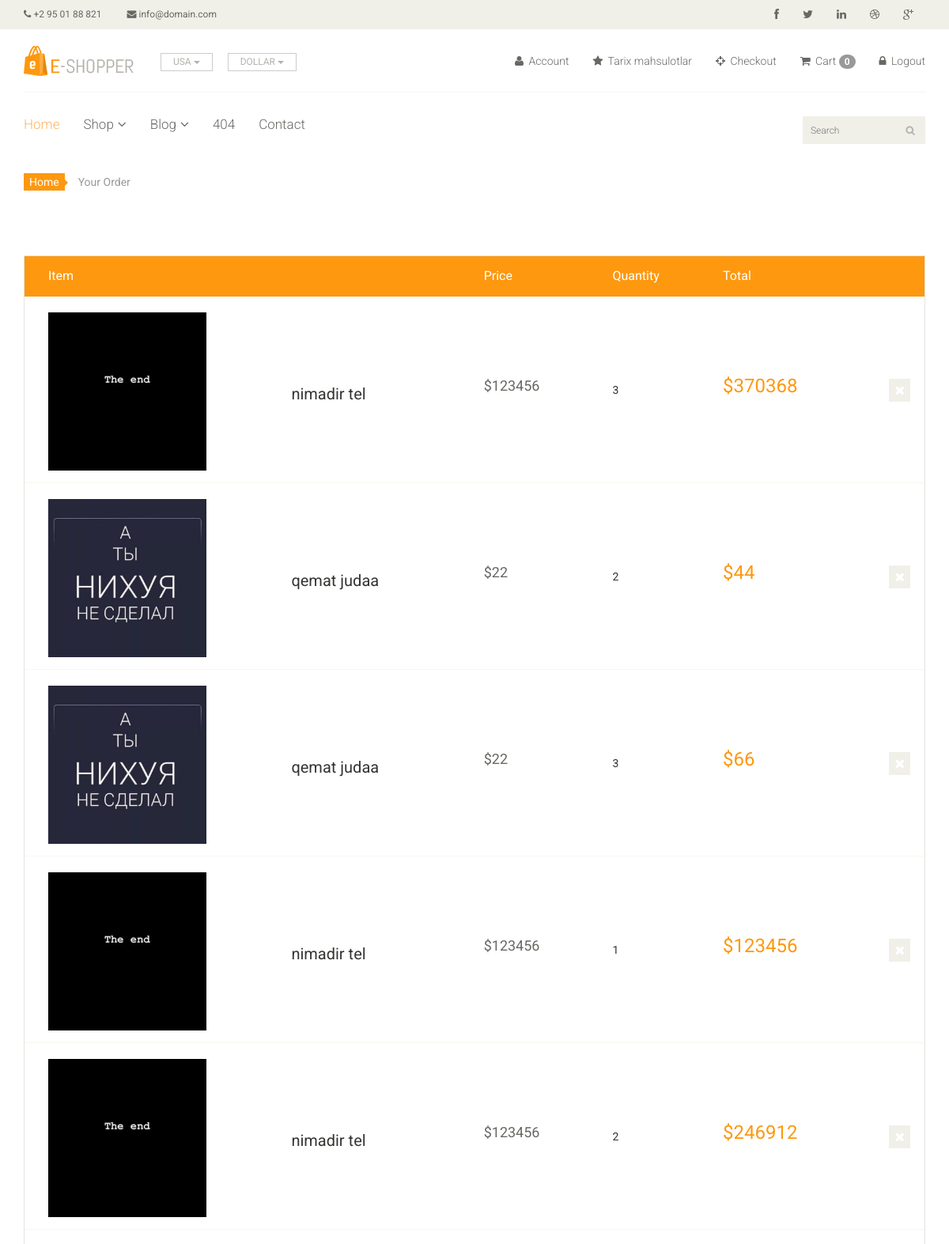
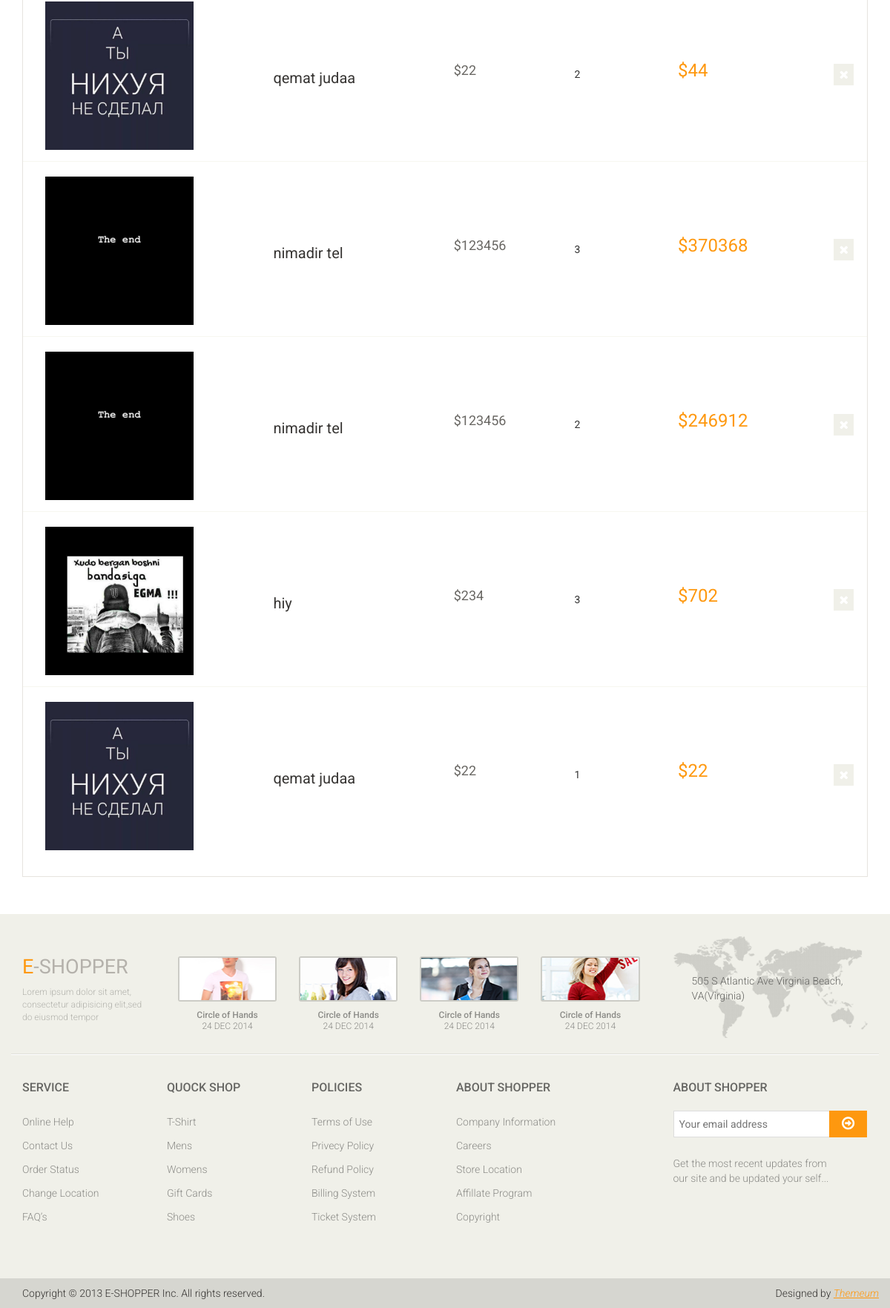
/order/ (signed in), run on the app's committed database (2 pictures, top to bottom).
### app/models.py (models this page shows, shortened)
class Order(models.Model):
    image = models.ImageField(upload_to='ecommerce/order/image')
    product = models.CharField(max_length=1000, default='')
    user = models.ForeignKey(User, on_delete=models.CASCADE)
    price = models.IntegerField()
    quantity = models.CharField(max_length=5)
    total = models.CharField(max_length=1000, default='')
    address = models.TextField()
    phone = models.CharField(max_length=20)
    pincode = models.CharField(max_length=10)
    data = models.DateField(default=datetime.datetime.today)

### app/views.py (the view)
# urls.py: path('order/', views.Your_Order, name='order'),
def Your_Order(request):
    uid = request.session.get('_auth_user_id')
    user = User.objects.get(pk=uid)
    order = Order.objects.filter(user=user)
    context = {
        'order': order
    }
    return render(request, 'order.html', context)

### templates/order.html
{% extends 'master.html'%}
{% block body %}
<section id="cart_items">
    <div class="container">
        <div class="breadcrumbs">
            <ol class="breadcrumb">
                <li><a href="#">Home</a></li>
                <li class="active">Your Order</li>
            </ol>
        </div>
        <div class="table-responsive cart_info">
            <table class="table table-condensed">
                <thead>
                <tr class="cart_menu">
                    <td class="image">Item</td>
                    <td class="description"></td>
                    <td class="price">Price</td>
                    <td class="quantity">Quantity</td>
                    <td class="total">Total</td>
                    <td></td>
                </tr>
                </thead>
                <tbody>
                {% for i in order %}
                <tr>
                    <td class="cart_product">
                        <a href=""><img src="{{i.image}}" height="200px" alt=""></a>
                    </td>
                    <td class="cart_description">
                        <h4><a href="">{{i.product}}</a></h4>
                    </td>
                    <td class="cart_price">
                        <p>${{i.price}}</p>
                    </td>
                    <td class="cart_price">
                        <div class="cart_quantity_button">
                            {{i.quantity}}
                        </div>
                    </td>
                    <td class="cart_total">
                        <p class="cart_total_price">${{i.total}}</p>
                    </td>
                    <td class="cart_delete">
                        <a class="cart_quantity_delete" href=""><i class="fa fa-times"></i></a>
                    </td>
                </tr>
                {% endfor %}
                </tbody>
            </table>
        </div>
    </div>
</section>
{% endblock %}

### static/css/main.css (style rules this page uses)
body { font-family: 'Roboto', sans-serif; background:; position: relative; font-weight:400px; }
a { -webkit-transition: 300ms; -moz-transition: 300ms; -o-transition: 300ms; transition: 300ms; }
h1, h2, h3, h4, h5, h6 { font-family: 'Roboto', sans-serif; }
.breadcrumbs { position: relative; }
.breadcrumbs .breadcrumb { background:transparent; margin-bottom: 75px; padding-left: 0; }
.breadcrumbs .breadcrumb li a { background:#FE980F; color: #FFFFFF; padding: 3px 7px; }
.breadcrumbs .breadcrumb li a:after { content:""; height:auto; width: auto; border-width: 8px; border-style: solid; border-color:transparent transparent transparent #FE980F; position: absolute; top: 11px; left:48px; }
.breadcrumbs .breadcrumb > li + li:before { content: " "; }
#cart_items .cart_info { border: 1px solid #E6E4DF; margin-bottom: 50px }
#cart_items .cart_info .cart_menu { background: #FE980F; color: #fff; font-size: 16px; font-family: 'Roboto', sans-serif; font-weight: normal; }
#cart_items .cart_info .table.table-condensed thead tr { height: 51px; }
#cart_items .cart_info .table.table-condensed tr { border-bottom: 1px solid#F7F7F0 }
#cart_items .cart_info .table.table-condensed tr:last-child { border-bottom: 0 }
.cart_info table tr td { border-top: 0 none; vertical-align: inherit; }
#cart_items .cart_info .image { padding-left: 30px; }
#cart_items .cart_info .cart_description h4 { margin-bottom: 0 }
#cart_items .cart_info .cart_description h4 a { color: #363432; font-family: 'Roboto',sans-serif; font-size: 20px; font-weight: normal; }
#cart_items .cart_info .cart_price p { color:#696763; font-size: 18px }
#cart_items .cart_info .cart_total_price { color: #FE980F; font-size: 24px; }
.cart_product { display: block; margin: 15px -70px 10px 25px; }
.cart_delete { display: block; margin-right: -12px; overflow: hidden; }
.cart_delete a { background:#F0F0E9; color: #FFFFFF; padding: 5px 7px; font-size: 16px }

### data on the page
Order: image (picture), product "nimadir tel", price "123456", quantity "3", total "370368"
Order: image (picture), product "qemat judaa", price "22", quantity "2", total "44"
Order: image (picture), product "qemat judaa", price "22", quantity "3", total "66"
Order: image (picture), product "nimadir tel", price "123456", quantity "1", total "123456"
Order: image (picture), product "nimadir tel", price "123456", quantity "2", total "246912"
Order: image (picture), product "qemat judaa", price "22", quantity "2", total "44"
Order: image (picture), product "nimadir tel", price "123456", quantity "3", total "370368"
Order: image (picture), product "nimadir tel", price "123456", quantity "2", total "246912"
Order: image (picture), product "hiy", price "234", quantity "3", total "702"
Order: image (picture), product "qemat judaa", price "22", quantity "1", total "22"

### other printed values
{{ request.session.cart|length }} "0"
